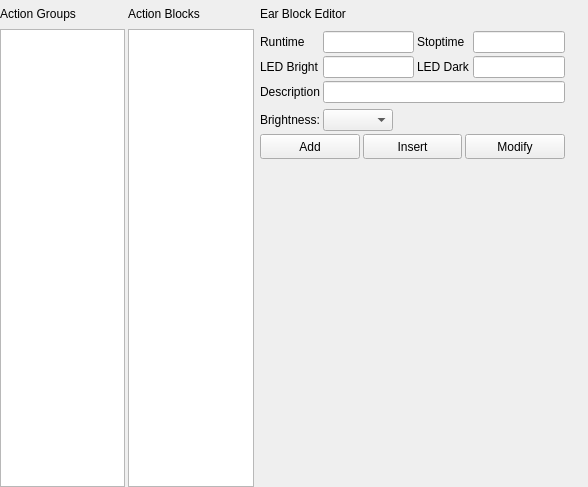
<?xml version="1.0" encoding="UTF-8"?>
<ui version="4.0">
 <class>COptionsEarLedWidget</class>
 <widget class="QWidget" name="COptionsEarLedWidget">
  <property name="geometry">
   <rect>
    <x>0</x>
    <y>0</y>
    <width>588</width>
    <height>487</height>
   </rect>
  </property>
  <property name="sizePolicy">
   <sizepolicy hsizetype="Expanding" vsizetype="Expanding">
    <horstretch>0</horstretch>
    <verstretch>0</verstretch>
   </sizepolicy>
  </property>
  <property name="windowTitle">
   <string>Form</string>
  </property>
  <layout class="QHBoxLayout" name="horizontalLayout">
   <property name="spacing">
    <number>3</number>
   </property>
   <property name="leftMargin">
    <number>0</number>
   </property>
   <property name="topMargin">
    <number>0</number>
   </property>
   <property name="rightMargin">
    <number>0</number>
   </property>
   <property name="bottomMargin">
    <number>0</number>
   </property>
   <item>
    <layout class="QVBoxLayout" name="verticalLayout">
     <property name="spacing">
      <number>1</number>
     </property>
     <item>
      <widget class="QLabel" name="labelActionBlocks">
       <property name="sizePolicy">
        <sizepolicy hsizetype="Expanding" vsizetype="Preferred">
         <horstretch>0</horstretch>
         <verstretch>0</verstretch>
        </sizepolicy>
       </property>
       <property name="minimumSize">
        <size>
         <width>0</width>
         <height>28</height>
        </size>
       </property>
       <property name="maximumSize">
        <size>
         <width>200</width>
         <height>28</height>
        </size>
       </property>
       <property name="text">
        <string>Action Groups</string>
       </property>
      </widget>
     </item>
     <item>
      <widget class="QListWidget" name="m_ListActionGroup">
       <property name="sizePolicy">
        <sizepolicy hsizetype="Maximum" vsizetype="Expanding">
         <horstretch>0</horstretch>
         <verstretch>0</verstretch>
        </sizepolicy>
       </property>
       <property name="maximumSize">
        <size>
         <width>200</width>
         <height>16777215</height>
        </size>
       </property>
      </widget>
     </item>
    </layout>
   </item>
   <item>
    <layout class="QVBoxLayout" name="verticalLayout_2">
     <property name="spacing">
      <number>1</number>
     </property>
     <item>
      <widget class="QLabel" name="labelActionFrames">
       <property name="sizePolicy">
        <sizepolicy hsizetype="MinimumExpanding" vsizetype="Preferred">
         <horstretch>0</horstretch>
         <verstretch>0</verstretch>
        </sizepolicy>
       </property>
       <property name="minimumSize">
        <size>
         <width>0</width>
         <height>28</height>
        </size>
       </property>
       <property name="maximumSize">
        <size>
         <width>200</width>
         <height>28</height>
        </size>
       </property>
       <property name="text">
        <string>Action Blocks</string>
       </property>
      </widget>
     </item>
     <item>
      <widget class="QListWidget" name="m_ListActionBlock">
       <property name="sizePolicy">
        <sizepolicy hsizetype="Maximum" vsizetype="Expanding">
         <horstretch>0</horstretch>
         <verstretch>0</verstretch>
        </sizepolicy>
       </property>
       <property name="maximumSize">
        <size>
         <width>200</width>
         <height>16777215</height>
        </size>
       </property>
      </widget>
     </item>
    </layout>
   </item>
   <item>
    <widget class="QWidget" name="widgetOption" native="true">
     <layout class="QHBoxLayout" name="horizontalLayout_2">
      <property name="spacing">
       <number>0</number>
      </property>
      <property name="leftMargin">
       <number>0</number>
      </property>
      <property name="topMargin">
       <number>0</number>
      </property>
      <property name="rightMargin">
       <number>20</number>
      </property>
      <property name="bottomMargin">
       <number>0</number>
      </property>
      <item>
       <layout class="QVBoxLayout" name="verticalLayout_3">
        <property name="spacing">
         <number>3</number>
        </property>
        <property name="leftMargin">
         <number>3</number>
        </property>
        <item>
         <widget class="QLabel" name="labelBlockEditor">
          <property name="sizePolicy">
           <sizepolicy hsizetype="Expanding" vsizetype="Preferred">
            <horstretch>0</horstretch>
            <verstretch>0</verstretch>
           </sizepolicy>
          </property>
          <property name="minimumSize">
           <size>
            <width>0</width>
            <height>28</height>
           </size>
          </property>
          <property name="maximumSize">
           <size>
            <width>16777215</width>
            <height>28</height>
           </size>
          </property>
          <property name="text">
           <string>Ear Block Editor</string>
          </property>
         </widget>
        </item>
        <item>
         <layout class="QGridLayout" name="gridLayout">
          <item row="1" column="0">
           <widget class="QLabel" name="label">
            <property name="text">
             <string>Runtime</string>
            </property>
           </widget>
          </item>
          <item row="2" column="2">
           <widget class="QLabel" name="label_offt_time">
            <property name="text">
             <string>LED Dark</string>
            </property>
           </widget>
          </item>
          <item row="1" column="3">
           <widget class="QLineEdit" name="edit_stop_time"/>
          </item>
          <item row="2" column="3">
           <widget class="QLineEdit" name="edit_led_off"/>
          </item>
          <item row="2" column="0">
           <widget class="QLabel" name="label_2">
            <property name="text">
             <string>LED Bright</string>
            </property>
           </widget>
          </item>
          <item row="1" column="2">
           <widget class="QLabel" name="label_3">
            <property name="text">
             <string>Stoptime</string>
            </property>
           </widget>
          </item>
          <item row="3" column="1" colspan="3">
           <widget class="QLineEdit" name="lEditEarDescription"/>
          </item>
          <item row="3" column="0">
           <widget class="QLabel" name="label_4">
            <property name="text">
             <string>Description</string>
            </property>
           </widget>
          </item>
          <item row="2" column="1">
           <widget class="QLineEdit" name="edit_led_on"/>
          </item>
          <item row="1" column="1">
           <widget class="QLineEdit" name="edit_exec_time"/>
          </item>
         </layout>
        </item>
        <item>
         <layout class="QHBoxLayout" name="horizontalLayout_3">
          <item>
           <widget class="CLedsWidget" name="widgetLedsLeft" native="true"/>
          </item>
          <item>
           <widget class="CLedsWidget" name="widgetLedsRight" native="true"/>
          </item>
         </layout>
        </item>
        <item>
         <layout class="QHBoxLayout" name="horizontalLayout_5">
          <property name="leftMargin">
           <number>0</number>
          </property>
          <item>
           <widget class="QLabel" name="label_5">
            <property name="text">
             <string>Brightness:</string>
            </property>
           </widget>
          </item>
          <item>
           <widget class="QComboBox" name="combo_bright">
            <property name="minimumSize">
             <size>
              <width>70</width>
              <height>0</height>
             </size>
            </property>
           </widget>
          </item>
          <item>
           <spacer name="horizontalSpacer">
            <property name="orientation">
             <enum>Qt::Horizontal</enum>
            </property>
            <property name="sizeHint" stdset="0">
             <size>
              <width>208</width>
              <height>20</height>
             </size>
            </property>
           </spacer>
          </item>
         </layout>
        </item>
        <item>
         <layout class="QHBoxLayout" name="horizontalLayout_4">
          <item>
           <widget class="QPushButton" name="pbAdd">
            <property name="minimumSize">
             <size>
              <width>0</width>
              <height>25</height>
             </size>
            </property>
            <property name="text">
             <string>Add</string>
            </property>
           </widget>
          </item>
          <item>
           <widget class="QPushButton" name="pbInsert">
            <property name="minimumSize">
             <size>
              <width>0</width>
              <height>25</height>
             </size>
            </property>
            <property name="text">
             <string>Insert</string>
            </property>
           </widget>
          </item>
          <item>
           <widget class="QPushButton" name="pbModify">
            <property name="minimumSize">
             <size>
              <width>0</width>
              <height>25</height>
             </size>
            </property>
            <property name="text">
             <string>Modify</string>
            </property>
           </widget>
          </item>
         </layout>
        </item>
        <item>
         <spacer name="verticalSpacer">
          <property name="orientation">
           <enum>Qt::Vertical</enum>
          </property>
          <property name="sizeHint" stdset="0">
           <size>
            <width>20</width>
            <height>40</height>
           </size>
          </property>
         </spacer>
        </item>
       </layout>
      </item>
      <item>
       <spacer name="horizontalSpacer_2">
        <property name="orientation">
         <enum>Qt::Horizontal</enum>
        </property>
        <property name="sizeHint" stdset="0">
         <size>
          <width>40</width>
          <height>20</height>
         </size>
        </property>
       </spacer>
      </item>
     </layout>
    </widget>
   </item>
  </layout>
 </widget>
 <customwidgets>
  <customwidget>
   <class>CLedsWidget</class>
   <extends>QWidget</extends>
   <header>ledswidget.h</header>
   <container>1</container>
  </customwidget>
 </customwidgets>
 <resources/>
 <connections/>
</ui>
